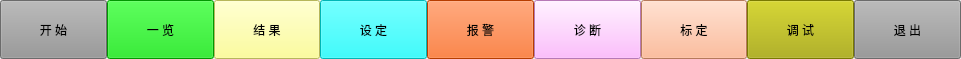
   <widget class="QSplitter" name="splitter">
    <property name="geometry">
     <rect>
      <x>1</x>
      <y>620</y>
      <width>961</width>
      <height>59</height>
     </rect>
    </property>
    <property name="orientation">
     <enum>Qt::Horizontal</enum>
    </property>
    <property name="handleWidth">
     <number>0</number>
    </property>
    <widget class="QPushButton" name="pbt_start">
     <property name="sizePolicy">
      <sizepolicy hsizetype="Fixed" vsizetype="Fixed">
       <horstretch>0</horstretch>
       <verstretch>0</verstretch>
      </sizepolicy>
     </property>
     <property name="styleSheet">
      <string notr="true">font: 17pt &quot;黑体&quot;;
background-color: rgb(150, 150, 150);</string>
     </property>
     <property name="text">
      <string>开 始</string>
     </property>
    </widget>
    <widget class="QPushButton" name="pbt_view">
     <property name="styleSheet">
      <string notr="true">background-color: rgb(0, 213, 0);
font: 17pt &quot;黑体&quot;;
</string>
     </property>
     <property name="text">
      <string>一 览</string>
     </property>
    </widget>
    <widget class="QPushButton" name="pbt_result">
     <property name="styleSheet">
      <string notr="true">font: 17pt &quot;黑体&quot;;
background-color: rgb(255, 255, 127);</string>
     </property>
     <property name="text">
      <string>结 果</string>
     </property>
    </widget>
    <widget class="QPushButton" name="pbt_setting">
     <property name="styleSheet">
      <string notr="true">font: 17pt &quot;黑体&quot;;
background-color: rgb(0, 255, 255);</string>
     </property>
     <property name="text">
      <string>设 定</string>
     </property>
    </widget>
    <widget class="QPushButton" name="pbt_error">
     <property name="styleSheet">
      <string notr="true">font: 17pt &quot;黑体&quot;;
background-color: rgb(255, 85, 0);</string>
     </property>
     <property name="text">
      <string>报 警</string>
     </property>
    </widget>
    <widget class="QPushButton" name="pbt_diagnose">
     <property name="styleSheet">
      <string notr="true">font: 17pt &quot;黑体&quot;;
background-color: rgb(255, 170, 255);</string>
     </property>
     <property name="text">
      <string>诊 断</string>
     </property>
    </widget>
    <widget class="QPushButton" name="pbt_calibration">
     <property name="styleSheet">
      <string notr="true">font: 17pt &quot;黑体&quot;;
background-color: rgb(255, 170, 127);</string>
     </property>
     <property name="text">
      <string>标 定</string>
     </property>
    </widget>
    <widget class="QPushButton" name="pbt_debug">
     <property name="styleSheet">
      <string notr="true">font: 17pt &quot;黑体&quot;;
background-color: rgb(170, 170, 0);</string>
     </property>
     <property name="text">
      <string>调 试</string>
     </property>
    </widget>
    <widget class="QPushButton" name="pbt_exit">
     <property name="styleSheet">
      <string notr="true">font: 17pt &quot;黑体&quot;;
background-color: rgb(150, 150, 150);</string>
     </property>
     <property name="text">
      <string>退 出</string>
     </property>
    </widget>
   </widget>
